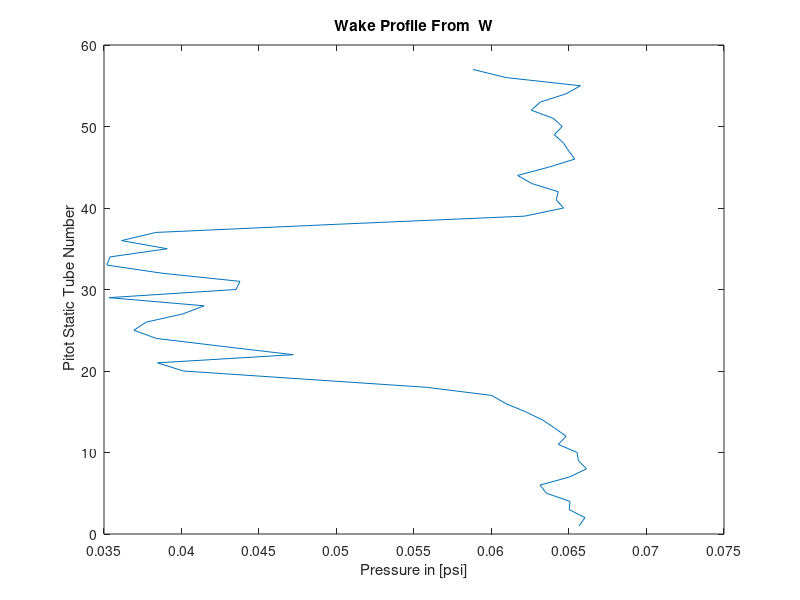
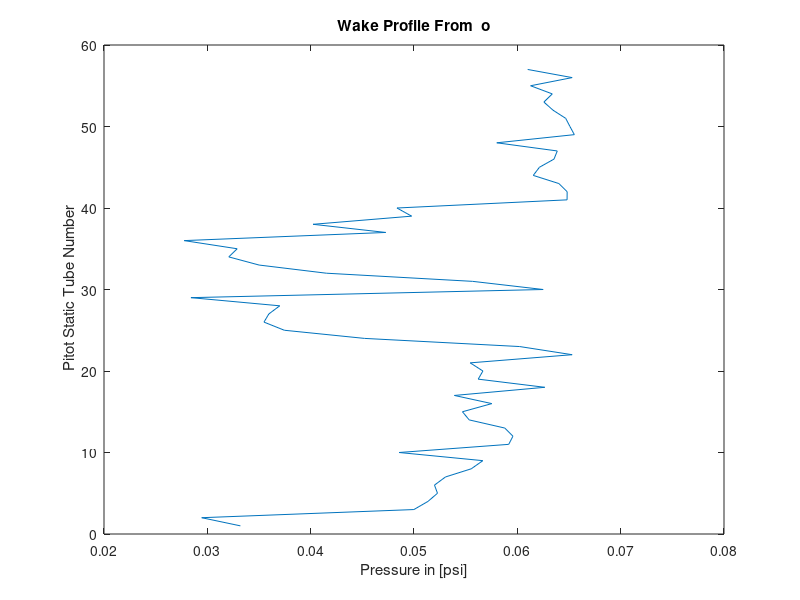

These charts were generated, in order, by the following MATLAB code:
%Low Speed Lab 1 
%the purpose of this script is to import our raw data and formate the data
%in graphs
clc; clear all
close all

%read in and format data
data = csvread("data2.csv");

rundata = zeros(57,3,2);
runNum = 0;
counter = 1;
for i=1:length(data)
    if(data(i,4) ~= runNum+1)
        rundata(:,:,runNum+1) = data(runNum*57+1:counter-1, 1:3);
        runNum = runNum + 1;
    end
    if( i == length(data) )
        rundata(:,:,2) = data(runNum*57+1:counter, 1:3);
    end
    counter = counter + 1;
end 

alpha = [0,0,10,10];
ball = ["World Series Ball", "Regular Season Ball"];
for i=1:runNum+1
    figure(i)
    plot( rundata(1:57,2,i), 1:57);
    title(['Wake Profile From  ', ball(i)]);
    ylabel(' Pitot Static Tube Number');
    xlabel(' Pressure in [psi] ');
end



% density of air
air = 1.2;
%calculated from anamometer
Vinf = 26.72; 
v_err = .12;
%chord length 
c = 0.073;
%pitot tube spaceing on rake
dy = .002; 

rakeData = zeros(57,1,2);
rakeData(:,:,1) = rundata(:, 2, 1);
rakeData(:,:,2) = rundata(:, 2, 2);
%convert to pa 
rakeData = rakeData*6894.76; 

dp = 0.0000001; % uncertainty for electronic pitot tubes

%drag coefficient: Cd = 2*integral[ (U(y)/Uinf) - (U(y)/Uinf)^2 ] (dy/c) from - 

for run=1:2
    for i=1:length(rakeData(:,:,run))
        vPitot(i) = sqrt((rakeData(i,1,run) * 2) / air);
        dv = abs((sqrt(2)/2)*sqrt(1/(air*rakeData(i,1,run)))*dp);
        g(i) = ( ( vPitot(i)/ Vinf)  - (vPitot(i)/Vinf)^2 )*2*(dy/c);
        dg(i) = abs( ((1/Vinf)) + 2*(vPitot(i))*dv) + abs( -vPitot(i)*(Vinf^-2) + 2*(vPitot(i)*(Vinf^-2)*vPitot(i))*v_err);               
    end
    dc = norm(dg);
    cd = sum(g);
    fprintf('The coefficient of drag for the %s is %f +- %f \n', ball(run), cd,  dc);
    
end
mu = 1.983e-5;
Re = (air*Vinf*c)/mu;
deltaRe = abs((air*c)/mu)*v_err;
fprintf('The Reynolds number for the balls is %e +- %f\n', Re, deltaRe);




